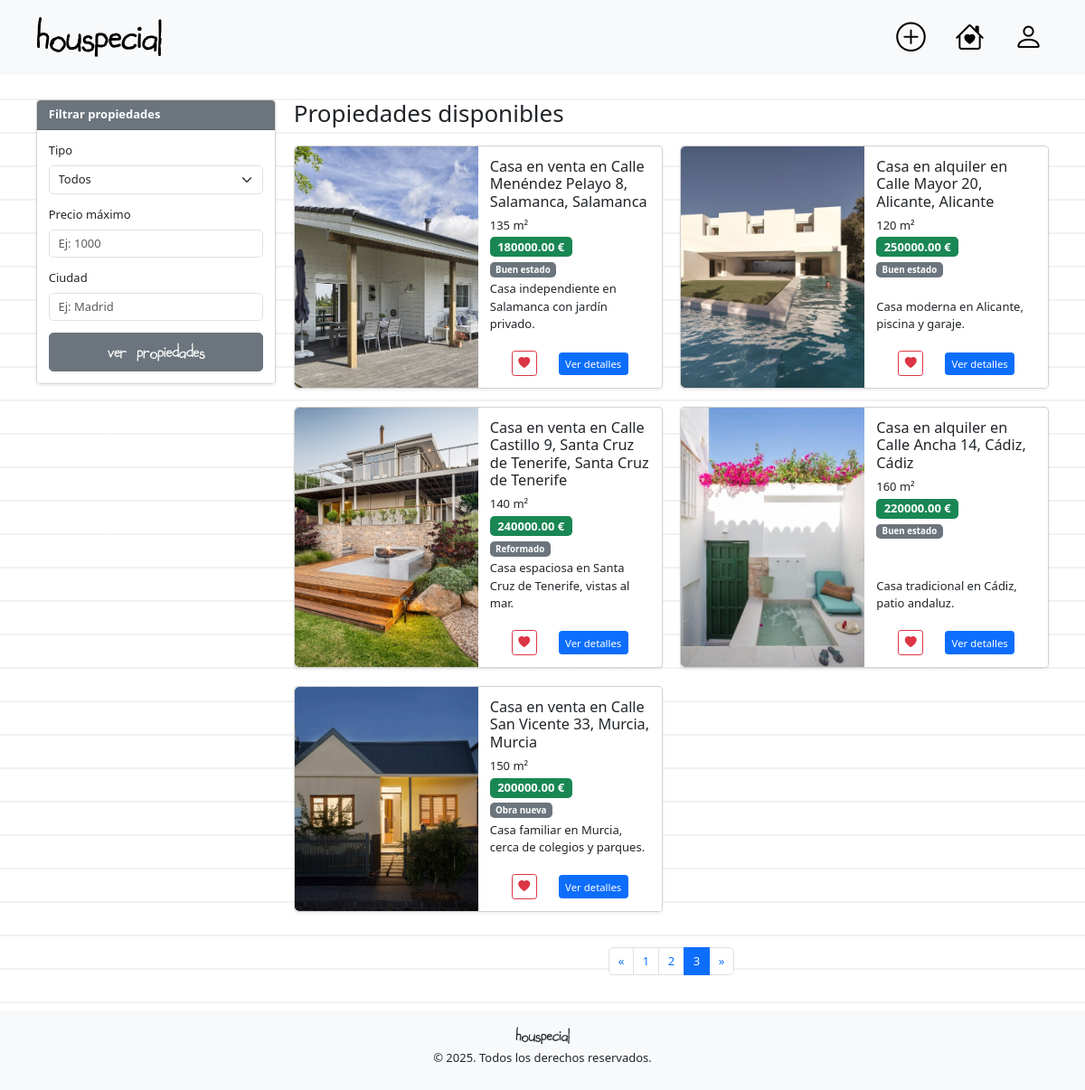
/?page=3, run on the app's committed database.
### tables this page shows
CREATE TABLE
    `property_image` (
        `id` int (11) NOT NULL AUTO_INCREMENT,
        `property_id` int (11) NOT NULL,
        `image_path` varchar(255) NOT NULL,
        `is_main` BOOLEAN DEFAULT 0,
        `uploaded_at` timestamp NOT NULL DEFAULT current_timestamp(),
        PRIMARY KEY (`id`),
        FOREIGN KEY (`property_id`) REFERENCES `property` (`id`) ON DELETE CASCADE
    );

CREATE TABLE
    `property` (
        `id` int (11) NOT NULL AUTO_INCREMENT,
        `property_type` ENUM (
            'Habitación',
            'Estudio',
            'Piso',
            'Casa'
        ) NOT NULL,
        `address_id` int (11) NOT NULL,
        `built_size` int (11) NOT NULL,
        `status` ENUM (
            'Obra nueva',
            'Reformado',
            'A reformar',
            'Buen estado'
        ) NOT NULL DEFAULT 'Buen estado',
        `immediate_availability` BOOLEAN NOT NULL DEFAULT 0,
        `user_id` int (11) NOT NULL,
        PRIMARY KEY (`id`),
        FOREIGN KEY (`address_id`) REFERENCES `address` (`id`) ON DELETE CASCADE,
        FOREIGN KEY (`user_id`) REFERENCES `user` (`id`) ON DELETE CASCADE
    );

CREATE TABLE
    `advert` (
        `id` int (11) NOT NULL AUTO_INCREMENT,
        `property_id` int (11) NOT NULL,
        `user_id` int (11) NOT NULL,
        `price` decimal(10, 2) NOT NULL,
        `action` ENUM (
            'Venta',
            'Alquiler'
        ) NOT NULL,
        `description` text NOT NULL,
        `created_at` timestamp NOT NULL DEFAULT current_timestamp(),
        PRIMARY KEY (`id`),
        FOREIGN KEY (`property_id`) REFERENCES `property` (`id`) ON DELETE CASCADE,
        FOREIGN KEY (`user_id`) REFERENCES `user` (`id`) ON DELETE CASCADE
    );

### views/home.php (the view, shortened to what the rows shown need)
<?php
$advertFacade = new AdvertFacade(new AdvertConverter(), new PropertyConverter(), new ImageConverter());
$adverts = $advertFacade->getAllAdverts();
$advertsPerPage = 6;
$page = isset($_GET['page']) ? max(1, intval($_GET['page'])) : 1;
$start = ($page - 1) * $advertsPerPage;
$advertsToShow = array_slice($adverts, $start, $advertsPerPage);
?>
<?php require_once __DIR__ . '/partials/head.php'; ?>
<main>
    <div class="container body-ody-ody">
        <div class="row">
            <div class="col-12 col-md-9 mb-4">
                <h2 class="mb-4">Propiedades disponibles</h2>
                <div class="row g-4">
                    <?php if (empty($adverts)): ?>
                        <div class="col-12">
                            <div class="alert alert-secondary text-center">
                                No se encontraron propiedades disponibles.
                            </div>
                        </div>
                    <?php else: ?>
                        <?php foreach ($advertsToShow as $advert): ?>
                            <div class="col-12 col-lg-6">
                                <div class="card h-100 shadow-sm">
                                    <div class="row g-0 h-100">
                                        <div class="col-6 d-flex align-items-stretch" style="overflow: hidden;">
                                            <?php if ($advert['advert']->main_image): ?>
                                                <img src="<?= htmlspecialchars($advert['advert']->main_image) ?>"
                                                     class="img-fluid rounded-start w-100 h-100"
                                                     alt="Imagen propiedad"
                                                     style="object-fit: cover; min-height: 200px;">
                                            <?php endif; ?>
                                        </div>
                                        <div class="col-6">
                                            <div class="card-body d-flex flex-column h-100">
                                                <h5 class="card-title">
                                                    <?= htmlspecialchars($advert['title']) ?>
                                                </h5>
                                                <p class="card-text mb-1">
                                                    <?= htmlspecialchars($advert['property']->built_size) ?> m²
                                                </p>
                                                <p class="card-text mb-1">
                                                    <span class="badge text-bg-success fs-6"><?= htmlspecialchars($advert['advert']->price) ?> €</span>
                                                </p>
                                                <p class="card-text mb-1">
                                                    <span class="badge text-bg-secondary"><?= htmlspecialchars($advert['property']->status) ?></span>
                                                </p>
                                                <p class="card-text flex-grow-1 d-flex align-items-end">
                                                    <?= htmlspecialchars($advert['advert']->description) ?>
                                                </p>
                                                <div class="mt-2 d-flex justify-content-evenly align-items-center">
                                                    <button class="btn btn-outline-danger btn-sm" title="Añadir a favoritos"><i class="bi bi-heart-fill"></i></button>
                                                    <a href="/detallePropiedad?id=<?= urlencode($advert['advert']->id) ?>" class="btn btn-primary btn-sm" title="Ver detalles">Ver detalles</a>
                                                </div>
                                            </div>
                                        </div>
                                    </div>
                                </div>
                            </div>
                        <?php endforeach; ?>
                    <?php endif; ?>
                </div>
            </div>
        </div>
    </div>
</main>
<?php require_once __DIR__ . '/partials/footer.php'; ?>

### data on the page
property_image: image_path (picture)
property: built_size "135", status "Buen estado"
advert: price "180000.00", description "Casa independiente en Salamanca con jardín privado."
property_image: image_path (picture)
property: built_size "120", status "Buen estado"
advert: price "250000.00", description "Casa moderna en Alicante, piscina y garaje."
property_image: image_path (picture)
property: built_size "140", status "Reformado"
advert: price "240000.00", description "Casa espaciosa en Santa Cruz de Tenerife, vistas al mar."
property_image: image_path (picture)
property: built_size "160", status "Buen estado"
advert: price "220000.00", description "Casa tradicional en Cádiz, patio andaluz."
property_image: image_path (picture)
property: built_size "150", status "Obra nueva"
advert: price "200000.00", description "Casa familiar en Murcia, cerca de colegios y parques."

### other printed values
$advert['title'] "Casa en venta en Calle Menéndez Pelayo 8, Salamanca, Salamanca"
$advert['title'] "Casa en alquiler en Calle Mayor 20, Alicante, Alicante"
$advert['title'] "Casa en venta en Calle Castillo 9, Santa Cruz de Tenerife, Santa Cruz de Tenerife"
$advert['title'] "Casa en alquiler en Calle Ancha 14, Cádiz, Cádiz"
$advert['title'] "Casa en venta en Calle San Vicente 33, Murcia, Murcia"
